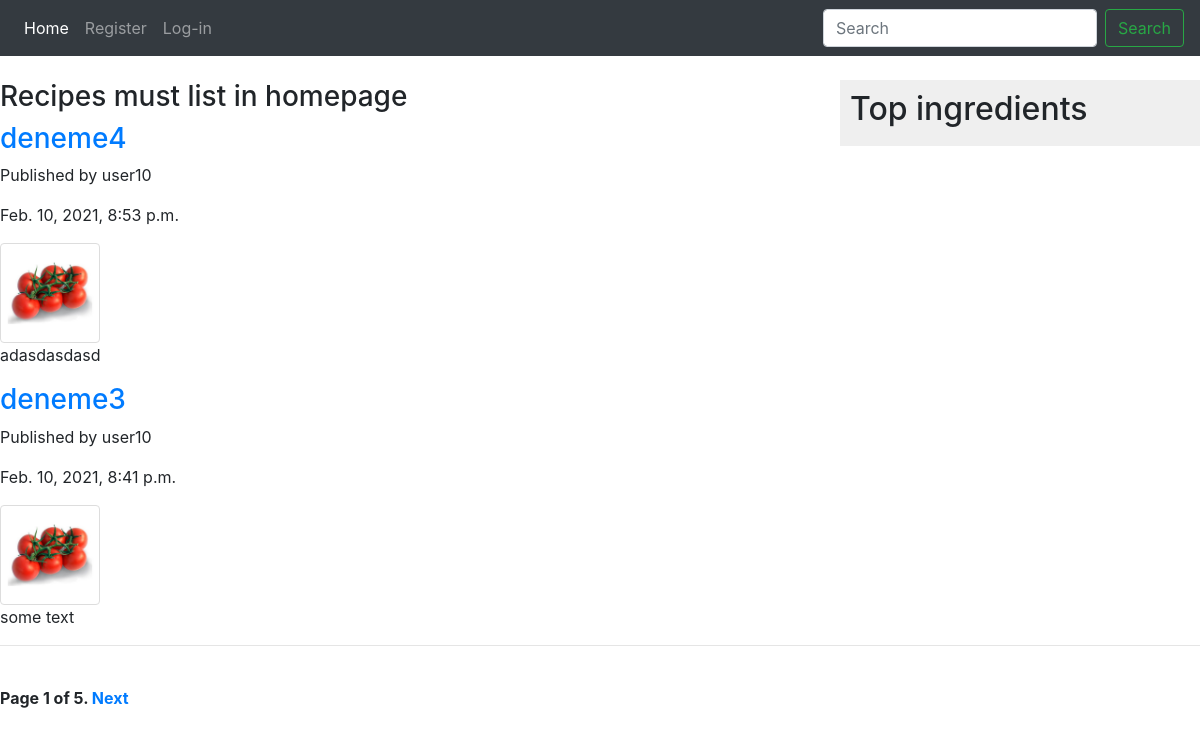
Before: /homepage/ with the older database file.
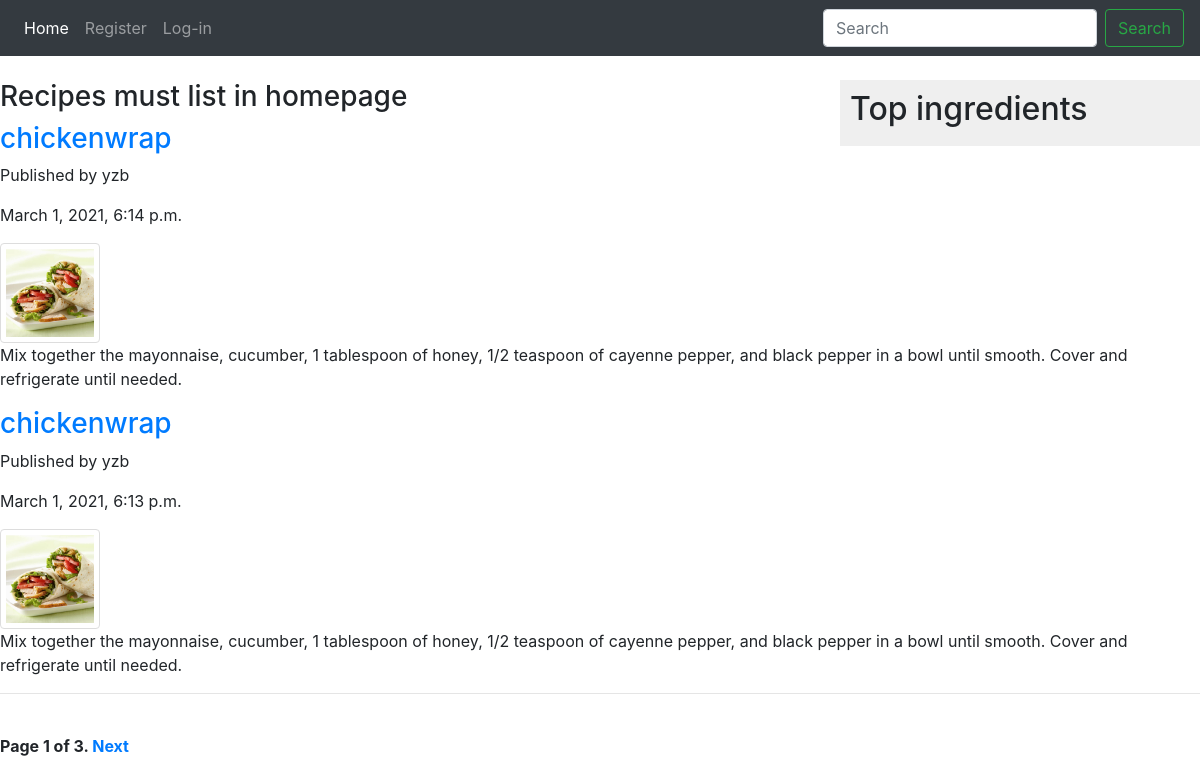
After: the same page with the newer database file.
### blog/models.py (models this page shows, shortened)
class Post(models.Model):
    title = models.CharField(max_length=200)
    author = models.ForeignKey(User, on_delete=models.CASCADE, related_name='recipe_posts' )
    date = models.DateTimeField(auto_now_add=True, editable=False)
    image = models.ImageField(upload_to='images/')
    description = models.TextField()
    difficulty = models.CharField(max_length=8, choices=DIF_LEVEL, default='easy')
    select_ingredients = models.ManyToManyField(Ingredients)
    likes = models.ManyToManyField(User, related_name='blog_posts')
    rate = models.IntegerField(User, default=0)

### blog/views.py (the view)
# urls.py: path('homepage/', views.post_list, name='post_list'),
def post_list(request):
    posts = Post.objects.all().order_by('-date')
    query = request.GET.get('q')
    if query:
        posts = posts.filter(Q(title__icontains=query) or Q(author__icontains=query) or Q(description__icontains=query)).distinct()
    paginator = Paginator(posts, 2)
    page = request.GET.get('page')
    try:
        posts = paginator.page(page)
    except PageNotAnInteger:
        posts = paginator.page(1)
    except EmptyPage:
        posts = paginator.page(paginator.num_pages)
    return render(request, 'list.html', {'page': page, 'posts': posts})

### blog/templates/list.html (shortened to what this page needs)
{% extends "base.html" %}
{% block content %}
<div id="sidebar">
    <h2>Top ingredients</h2>
</div>
<div id="post-list">
<h3>Recipes must list in homepage</h3>
{% for post in posts %}
<h3>
    <a href="{% url 'blog:post-detail' post.pk %}">{{ post.title }}</a>
</h3>
<p class="date">
Published by {{ post.author }}
</p>
<p>{{ post.date }}</p>
<img class="imga" src="{{ post.image.url }}">
{{ post.description|truncatewords:30|linebreaks }}
{% endfor %}
</div>
<div id="p-position">
<hr>
{% include "pagination.html" with page=posts %}
</div>
{% endblock %}

### blog/templates/base.html (shortened to what this page needs)
{% load static %}
<!DOCTYPE html>
<html lang="en">
<head>
    <link href="{% static "css/style.css" %}" rel="stylesheet">
    <link href="{% static "css_bs/bootstrap.min.css" %}" rel="stylesheet">
</head>
<body>
    <nav class="navbar navbar-expand-lg navbar-dark bg-dark">
        <div class="collapse navbar-collapse" id="navbarSupportedContent">
          <ul class="navbar-nav mr-auto">
            <li class="nav-item active">
                <a class="nav-link" href="{% url 'blog:post_list' %}">Home <span class="sr-only">(current)</span></a>
            </li>
            {% if user.is_authenticated %}
            <li class="nav-item">
                <a class="nav-link" href="{% url 'blog:post_view' %}">Share a Recipe</a>
            </li>
            <li class="nav-item">
                <a class="nav-link" href="{% url 'logout' %}">Logout</a>
            </li>
            {% else %}
            <li class="nav-item">
              <a class="nav-link" href="{% url 'accounts:register' %}">Register</a>
            </li>
            <li class="nav-item">
                <a class="nav-link" href="{% url 'login' %}">Log-in</a>
            </li>
            {% endif %}
          </ul>
          <form class="form-inline my-2 my-lg-0" method="GET">
            <input class="form-control mr-sm-2" type="text" placeholder="Search" name="q" aria-label="Search">
            <button class="btn btn-outline-success my-2 my-sm-0" type="submit">Search</button>
          </form>
        </div>
    </nav>
    <br>
    {% block content %}
    {% endblock %}
</body>
</html>

### blog/templates/pagination.html (shortened to what this page needs)
<div class="pagination">
    <span class="step-links">
    <span class="current">
    Page {{ page.number }} of {{ page.paginator.num_pages }}.
    </span>
    {% if page.has_next %}
    <a href="?page={{ page.next_page_number }}">Next</a>
    {% endif %}
    </span>
</div>

### blog/static/css/style.css (style rules this page uses)
#sidebar { float:right; width:30%; padding:10px; background:#efefef; height:100%; }
.pagination { margin:40px 0; font-weight:bold; }
.imga { border: 1px solid #ddd; border-radius: 4px; padding: 5px; width: 100px; }

Changed rows visible on the page:
removed Post: title "deneme4", author "user10", date "Feb. 10, 2021, 8:53 p.m.", image (picture), description "adasdasdasd"
removed Post: title "deneme3", author "user10", date "Feb. 10, 2021, 8:41 p.m.", image (picture), description "some text"
added Post: title "chickenwrap", author "yzb", date "March 1, 2021, 6:14 p.m.", image (picture), description "Mix together the mayonnaise, cucumber, 1 tablespoon of honey, 1/2 teaspoon of cayenne pepper, and black pepper in a bowl until smooth. Cover and refrigerate until needed."
added Post: title "chickenwrap", author "yzb", date "March 1, 2021, 6:13 p.m.", image (picture), description "Mix together the mayonnaise, cucumber, 1 tablespoon of honey, 1/2 teaspoon of cayenne pepper, and black pepper in a bowl until smooth. Cover and refrigerate until needed."
Other visible differences:
{{ page.paginator.num_pages }}: "5" → "3"
